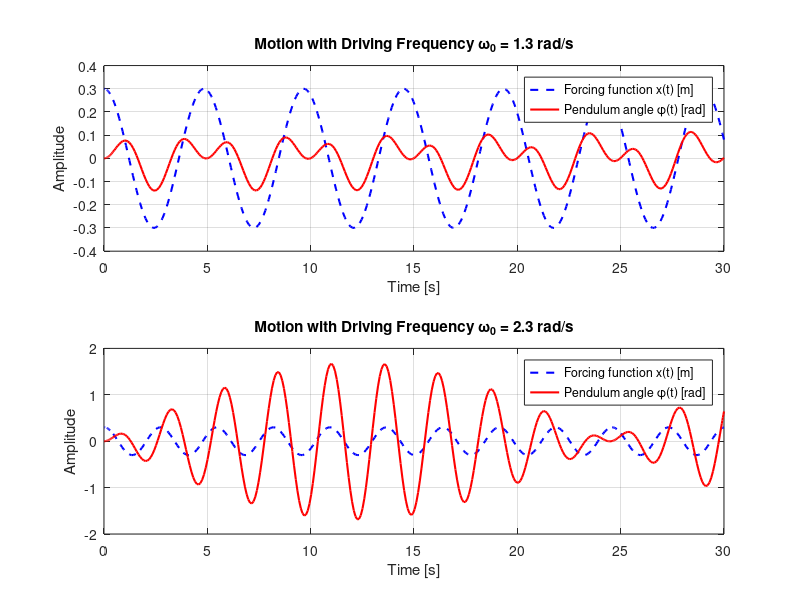

This figure's MATLAB source:
clear; clc; close all;

m1 = 1.0;     
m2 = 4.0;     
l  = 1.5;     
g  = 9.81;    
omega_0_list = [1.3, 2.3]; 

x0 = (m1 * l) / (m1 + m2);

tspan = [0 30];

y0 = [0; 0]; 

figure('Position', [100, 100, 800, 600]);

for i = 1:length(omega_0_list)
    w0 = omega_0_list(i);
   
    odefun = @(t, y) [
        y(2); 
        (x0 * w0^2 / l) * cos(w0 * t) - (g / l) * y(1)
    ];

    [t_eval, y_sol] = ode45(odefun, tspan, y0);
    
    x_t = x0 * cos(w0 * t_eval);

    % Plotting
    subplot(2, 1, i);
    plot(t_eval, x_t, '--b', 'LineWidth', 1.5, 'DisplayName', 'Forcing function x(t) [m]');
    hold on;
    plot(t_eval, y_sol(:,1), '-r', 'LineWidth', 1.5, 'DisplayName', 'Pendulum angle \phi(t) [rad]');
    hold off;
    
    title(sprintf('Motion with Driving Frequency \\omega_0 = %.1f rad/s', w0));
    xlabel('Time [s]');
    ylabel('Amplitude');
    legend('Location', 'northeast');
    grid on;
end
